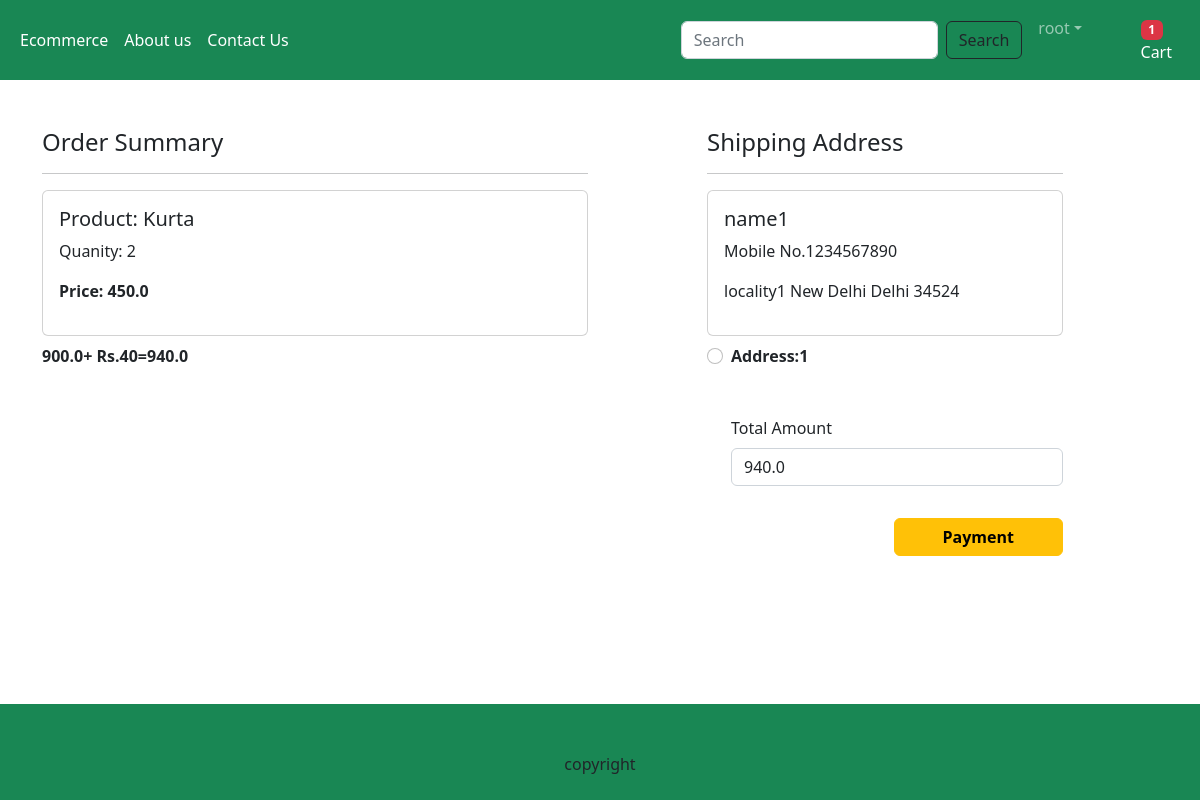
Screenshot of /checkout/ (signed in) with the database file from the repository.
### app/models.py (models this page shows, shortened)
class Cart(models.Model):
    user=models.ForeignKey(User,on_delete=models.CASCADE)
    product=models.ForeignKey(Product,on_delete=models.CASCADE)
    quantity=models.PositiveIntegerField(default=1)

class Product(models.Model):
    title=models.CharField(max_length=100)
    selling_price=models.FloatField()
    discounted_price=models.FloatField()
    description=models.TextField()
    category=models.ForeignKey(Category,on_delete=models.CASCADE)
    product_image=models.ImageField(upload_to='product')

class Customer(models.Model):
    user=models.ForeignKey(User,on_delete=models.CASCADE)
    name=models.CharField(max_length=200)
    locality=models.CharField(max_length=200)
    city=models.CharField(max_length=50)
    mobile=models.IntegerField(default=0)
    zipcode=models.IntegerField()
    state=models.CharField(choices=STATE_CHOICE,max_length=100)

### app/views.py (the view)
# urls.py: path('checkout/',views.checkout.as_view(),name="checkout"),
@method_decorator(login_required,name='dispatch')
class checkout(View):
    def get(self,request):
        totalitem=0
        if request.user.is_authenticated:
            totalitem=len(Cart.objects.filter(user=request.user))
        user=request.user
        add=Customer.objects.filter(user=user)
        cart_item=Cart.objects.filter(user=user)
        famount=0
        for p in cart_item:
            value=p.quantity*p.product.discounted_price
            famount+=value
        totalamount=famount+40
        return render(request,'app/checkout.html',locals())

### app/templates/app/checkout.html (shortened to what this page needs)
{% extends 'app/base.html' %}
{% load static %}
{% block main-content %}
<div class="container">
    <div class="row mt-5">
        <div class="col-sm-6">
            <h4>Order Summary</h4>
            <hr>
            {% for item in cart_item %}
            <div class="card mb-2">
                <div class="card-body">
                    <h5>Product: {{item.product.title}}</h5>
                    <p> Quanity: {{item.quantity}}</p>
                    <p class="fw-bold"> Price: {{item.product.discounted_price}}</p>
                </div>
            </div>
            {% endfor %}
            <p class="fw-bold"> {{famount}}+ Rs.40={{totalamount}}</p>
        </div>
        <div class="col-sm-4 offset-sm-1">
            <h4>Shipping Address</h4>
            <hr>
            <form method="post" id="myform">
                {% for ad in add %}
                <div class="card">
                    <div class="card-body">
                        <h5>{{ad.name}}</h5>
                        <p>Mobile No.{{ad.mobile}}</p>
                        <p>{{ad.locality}} {{ad.city}} {{ad.state}} {{ad.zipcode}}</p>
                    </div>
                </div>
                <div class="form-check mt-2 mb-5">
                    <input class="form-check-input" type="radio" name="custid" id="custadd{{forloop.counter}}" value="{{ad.id}}">
                    <label class="form-check-label fw-bold" for="custadd{{forloop.counter}}">Address:{{forloop.counter}}</label>
                </div>
                {% endfor %}
                <div class="form-check mb-3">
                    <label for="totalamount" class="form-label">Total Amount</label>
                    <input type="number" class="form-control" name="totalamount" value="{{totalamount}}" readonly >
                </div>
                <div class="text-end">
                    <button id="rzp-button1"  type="submit" class="btn btn-warning mt-3 px-5 fw-bold">Payment</button>
                </div>
            </form>
        </div>
    </div>
</div>
{% endblock main-content %}

### app/templates/app/base.html (shortened to what this page needs)
<!DOCTYPE html>
{% load static %}
<html lang="en">
  <head>
    <link href="https://cdn.jsdelivr.net/npm/bootstrap@5.2.2/dist/css/bootstrap.min.css" rel="stylesheet">
    <link rel="stylesheet" href="{% static 'app/css/owl.carousel.min.css'%}" >
    <link rel="stylesheet" href="{% static 'app/css/all.min.css'%}" >
    <link rel="stylesheet" href="{% static 'app/css/style.css'%}" >
</head>
  <body>
    <nav class="navbar navbar-expand-lg navbar-dark bg-success">
      <div class="container-fluid">
        <div class="collapse navbar-collapse" id="navbarSupportedContent">
          <ul class="navbar-nav me-auto mb-2 mb-lg-0">
            {% if request.user.is_authenticated %}
            <li class="nav-item">
              <a class="nav-link active" aria-current="page" href="/">Ecommerce</a>
            </li>
            <li class="nav-item">
              <a class="nav-link text-white" href="{% url 'about' %}">About us</a>
            </li>
            <li class="nav-item">
              <a class="nav-link text-white" href="{% url 'contact' %}">Contact Us</a>
            </li>
          </ul>
          <form class="d-flex" role="search" action="/search">
            <input class="form-control me-2" type="search" placeholder="Search" name="search" aria-label="Search">
            <button class="btn btn-outline-dark" type="submit">Search</button>
          </form>
        </div>
        <ul class="navbar-nav me-auto mb-2 mb-lg-0">
          <li class="navbar-item dropdown mx-2">
            <a class="nav-link dropdown-toggle white-text" href="#"
            id="profileDropdown" role="button" data-bs-toggle="dropdown" aria-expanded="false">
            {{request.user.username}}</a>
            <ul class="dropdown-menu" aria-labelledby="profileDropdown">
                <li> <a class="dropdown-item" href="{% url 'logout' %}">Logout</li>
            </ul>
          </li>
          <li class="nav-item mx-2">
            <a href="{% url 'showcart' %}" class="nav-link text-white">
              <span class="badge bg-danger">{% if totalitem > 0 %}{{totalitem}}{% endif %}</span>
              Cart </a>
          </li>
          {%endif%}
        </ul>
      </div>
    </nav>
    {% block main-content %}{% endblock main-content %}
    <br><br>
    <footer class="bg-success text-center p-5">
      copyright
    </footer>
  </body>
</html>

### app/static/app/css/style.css (style rules this page uses)
body { display: flex; flex-direction: column; min-height:100vh; }
footer { margin-top:auto; height:30px; }

### rows the page displays
Cart: product "Kurta", quantity "2", product.discounted_price "450.0"
Customer: name "name1", mobile "1234567890", locality "locality1", city "New Delhi", state "Delhi", zipcode "34524"

### other values shown
{{ request.user.username }} "root"
{{ totalitem }} "1"
{{ famount }} "900.0"
{{ totalamount }} "940.0"
